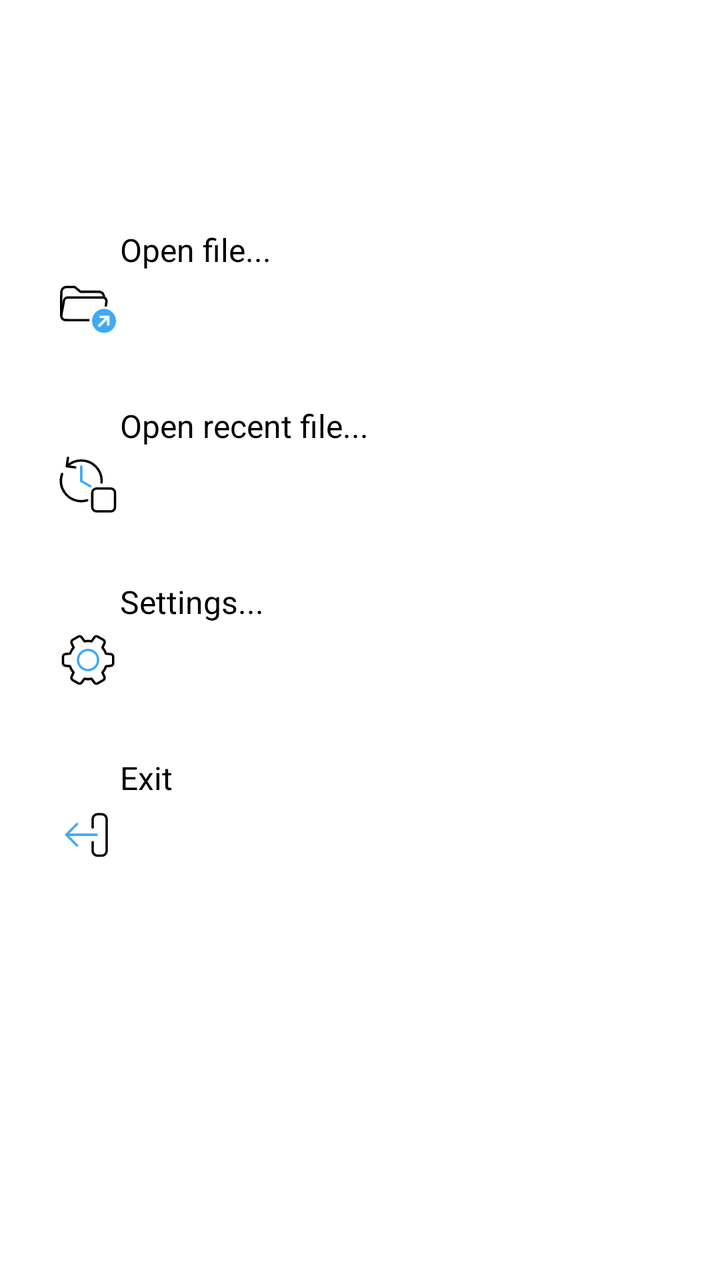
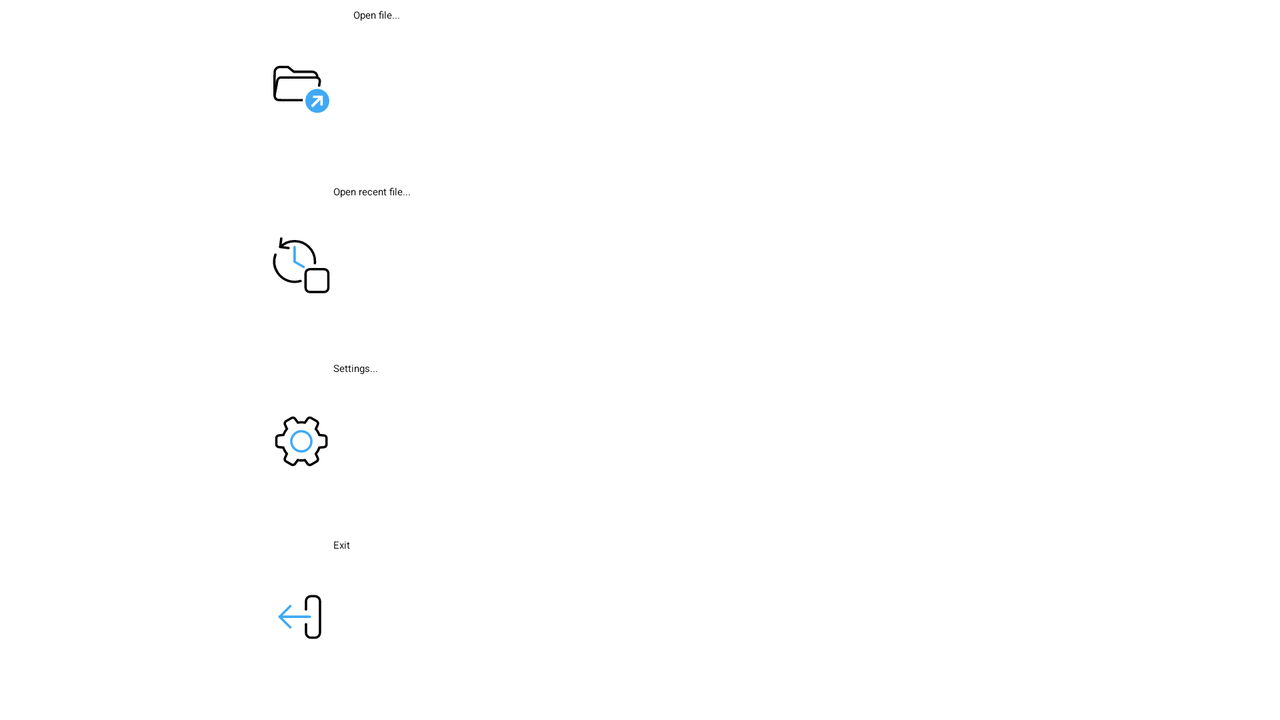

The same Android screen from two of the app's own layout files: first res/layout/ as a phone draws it, then the repository's variant for another configuration, drawn on a device whose configuration selects that folder. Both files follow.
<!-- AndroidManifest.xml: application theme Theme.MyApplication -->
<!-- res/layout/main_activity.xml -->
<?xml version="1.0" encoding="utf-8"?>
<LinearLayout xmlns:android="http://schemas.android.com/apk/res/android"
    xmlns:app="http://schemas.android.com/apk/res-auto"
    xmlns:tools="http://schemas.android.com/tools"
    android:id="@+id/main_ll"
    android:layout_width="match_parent"
    android:layout_height="match_parent"
    android:orientation="vertical"
    tools:context="com.x8192bit.diyeditmobile.MainActivity">

    <ImageView
        android:id="@+id/main_logo_iv"
        android:layout_width="match_parent"
        android:layout_height="wrap_content"
        android:layout_marginStart="10dp"
        android:layout_marginLeft="10dp"
        android:layout_marginTop="10dp"
        android:layout_marginEnd="10dp"
        android:layout_marginRight="10dp"
        android:layout_marginBottom="0dp"
        android:minHeight="100dp"
        android:scaleX="1"
        android:scaleY="1"
        app:srcCompat="@mipmap/ic_launcher_round"
        tools:ignore="ContentDescription" />

    <LinearLayout
        android:id="@+id/main_menu_portrait_ll"
        android:layout_width="match_parent"
        android:layout_height="wrap_content"
        android:orientation="vertical">

        <Button
            android:id="@+id/main_open_file_btn"
            style="@style/Widget.Material3.Button.OutlinedButton"
            android:layout_width="match_parent"
            android:layout_height="wrap_content"
            android:layout_margin="4dp"
            android:layout_weight="1"
            android:drawableLeft="@drawable/openfile"
            android:maxWidth="320dp"
            android:minHeight="80dp"
            android:text="@string/openFileKey"
            android:textSize="16sp"
            app:cornerRadius="10dp"
            app:layout_constraintStart_toStartOf="parent"
            app:layout_constraintTop_toTopOf="parent"
            tools:ignore="VisualLintButtonSize" />

        <Button
            android:id="@+id/main_recent_file_btn"
            style="@style/Widget.Material3.Button.OutlinedButton"
            android:layout_width="match_parent"
            android:layout_height="wrap_content"
            android:layout_margin="4dp"
            android:layout_weight="1"
            android:drawableLeft="@drawable/recentfiles"
            android:maxWidth="320dp"
            android:minHeight="80dp"
            android:text="@string/openRecentFileKey"
            android:textSize="16sp"
            app:cornerRadius="10dp"
            app:layout_constraintStart_toStartOf="parent"
            app:layout_constraintTop_toTopOf="parent"
            tools:ignore="VisualLintButtonSize" />

        <Button
            android:id="@+id/main_settings_btn"
            style="@style/Widget.Material3.Button.OutlinedButton"
            android:layout_width="match_parent"
            android:layout_height="wrap_content"
            android:layout_margin="4dp"
            android:layout_weight="1"
            android:drawableLeft="@drawable/settings"
            android:maxWidth="320dp"
            android:minHeight="80dp"
            android:text="@string/settingsKey"
            android:textSize="16sp"
            app:cornerRadius="10dp"
            app:layout_constraintStart_toStartOf="parent"
            app:layout_constraintTop_toTopOf="parent"
            tools:ignore="VisualLintButtonSize" />

        <Button
            android:id="@+id/main_exit_btn"
            style="@style/Widget.Material3.Button.OutlinedButton"
            android:layout_width="match_parent"
            android:layout_height="wrap_content"
            android:layout_margin="4dp"
            android:layout_weight="1"
            android:drawableLeft="@drawable/exit"
            android:maxWidth="320dp"
            android:minHeight="80dp"
            android:text="@string/exitKey"
            android:textSize="16sp"
            app:cornerRadius="10dp"
            app:layout_constraintStart_toStartOf="parent"
            app:layout_constraintTop_toTopOf="parent"
            tools:ignore="VisualLintButtonSize" />

        <TextView
            android:id="@+id/main_version_tv"
            android:layout_width="match_parent"
            android:layout_height="wrap_content"
            android:gravity="center" />

    </LinearLayout>

</LinearLayout>
<!-- resources referenced by this layout -->
<resources>
  <!-- drawable exit (drawable) -->
  <vector xmlns:android="http://schemas.android.com/apk/res/android"
      android:width="32dp"
      android:height="32dp"
      android:viewportWidth="1080"
      android:viewportHeight="1080">
      <path
          android:fillColor="#00000000"
          android:pathData="M618,395.5V256.9c0,-47 38.1,-85 85,-85h66.9c47,0 85,38.1 85,85v531c0,47 -38.1,85 -85,85h-66.9c-47,0 -85,-38.1 -85,-85V644.3"
          android:strokeWidth="40"
          android:strokeColor="#000000" />
      <path
          android:fillColor="#3FA9F5"
          android:pathData="M354.8,317.2c-5.1,0 -10.2,2 -14.1,5.9L161.1,502.7c-7.8,7.8 -7.8,20.5 0,28.3h0c3.9,3.9 9,5.9 14.1,5.9s10.2,-2 14.1,-5.9l179.6,-179.6c7.8,-7.8 7.8,-20.5 0,-28.3l0,0C365,319.1 359.9,317.2 354.8,317.2L354.8,317.2z" />
      <path
          android:fillColor="#3FA9F5"
          android:pathData="M174.9,499.6c-5.1,0 -10.2,2 -14.1,5.9h0c-7.8,7.8 -7.8,20.5 0,28.3l179.6,179.6c3.9,3.9 9,5.9 14.1,5.9s10.2,-2 14.1,-5.9l0,0c7.8,-7.8 7.8,-20.5 0,-28.3L189,505.5C185.1,501.5 180,499.6 174.9,499.6L174.9,499.6z" />
      <path
          android:fillColor="#3FA9F5"
          android:pathData="M686,499H174c-11.1,0 -20,8.9 -20,20s8.9,20 20,20h512c11.1,0 20,-8.9 20,-20S697,499 686,499L686,499z" />
      <path
          android:fillColor="#FF000000"
          android:pathData="M618,396m-20,0a20,20 0,1 1,40 0a20,20 0,1 1,-40 0" />
      <path
          android:fillColor="#FF000000"
          android:pathData="M618,645m-20,0a20,20 0,1 1,40 0a20,20 0,1 1,-40 0" />
  </vector>
  <!-- drawable openfile: vector/xml drawable (drawable, 3063 chars, omitted) -->
  <!-- drawable recentfiles: vector/xml drawable (drawable, 2683 chars, omitted) -->
  <!-- drawable settings: vector/xml drawable (drawable, 3053 chars, omitted) -->
  <!-- mipmap ic_launcher_round: png bitmap (mipmap-hdpi, 8388 bytes) -->
  <string name="exitKey">Exit</string>
  <string name="openFileKey">Open file...</string>
  <string name="openRecentFileKey">Open recent file...</string>
  <string name="settingsKey">Settings...</string>
</resources>
<!-- res/layout-land/main_activity.xml (the repository's variant of the layout above) -->
<!-- drawn on the phone turned sideways -->
<?xml version="1.0" encoding="utf-8"?>
<LinearLayout xmlns:android="http://schemas.android.com/apk/res/android"
    xmlns:app="http://schemas.android.com/apk/res-auto"
    xmlns:tools="http://schemas.android.com/tools"
    android:id="@+id/main_ll"
    android:layout_width="match_parent"
    android:layout_height="match_parent"
    tools:context="com.x8192bit.diyeditmobile.MainActivity">

    <ImageView
        android:id="@+id/main_logo_iv"
        android:layout_width="match_parent"
        android:layout_height="wrap_content"
        android:layout_gravity="top"
        android:layout_weight="5"
        android:foregroundGravity="top"
        android:importantForAccessibility="no"
        android:scaleX="1"
        android:scaleY="1"
        app:srcCompat="@mipmap/ic_launcher_foreground"
        app:tintMode="add" />

    <LinearLayout
        android:id="@+id/main_menu_landscape_ll"
        android:layout_width="match_parent"
        android:layout_height="match_parent"
        android:layout_weight="1"
        android:orientation="vertical">

        <Button
            android:id="@+id/main_open_file_btn"
            style="@style/Widget.Material3.Button.OutlinedButton"
            android:layout_width="match_parent"
            android:layout_height="match_parent"
            android:layout_margin="4dp"
            android:layout_weight="1"
            android:drawableLeft="@drawable/openfile"
            android:drawablePadding="10dp"
            android:maxWidth="320dp"
            android:text="@string/openFileKey"
            app:cornerRadius="10dp"
            app:layout_constraintStart_toStartOf="parent"
            app:layout_constraintTop_toTopOf="parent"
            tools:ignore="VisualLintButtonSize" />

        <Button
            android:id="@+id/main_recent_file_btn"
            style="@style/Widget.Material3.Button.OutlinedButton"
            android:layout_width="match_parent"
            android:layout_height="match_parent"
            android:layout_margin="4dp"
            android:layout_weight="1"
            android:drawableLeft="@drawable/recentfiles"
            android:maxWidth="320dp"
            android:text="@string/openRecentFileKey"
            app:cornerRadius="10dp"
            app:layout_constraintStart_toStartOf="parent"
            app:layout_constraintTop_toTopOf="parent"
            tools:ignore="VisualLintButtonSize" />

        <Button
            android:id="@+id/main_settings_btn"
            style="@style/Widget.Material3.Button.OutlinedButton"
            android:layout_width="match_parent"
            android:layout_height="match_parent"
            android:layout_margin="4dp"
            android:layout_weight="1"
            android:drawableLeft="@drawable/settings"
            android:maxWidth="320dp"
            android:text="@string/settingsKey"
            app:cornerRadius="10dp"
            app:layout_constraintStart_toStartOf="parent"
            app:layout_constraintTop_toTopOf="parent"
            tools:ignore="VisualLintButtonSize" />

        <Button
            android:id="@+id/main_exit_btn"
            style="@style/Widget.Material3.Button.OutlinedButton"
            android:layout_width="match_parent"
            android:layout_height="match_parent"
            android:layout_margin="4dp"
            android:layout_weight="1"
            android:drawableLeft="@drawable/exit"
            android:maxWidth="320dp"
            android:text="@string/exitKey"
            app:cornerRadius="10dp"
            app:layout_constraintStart_toStartOf="parent"
            app:layout_constraintTop_toTopOf="parent"
            tools:ignore="VisualLintButtonSize" />

        <TextView
            android:id="@+id/main_version_tv"
            android:layout_width="match_parent"
            android:layout_height="wrap_content"
            android:layout_weight="0"
            android:gravity="center" />

    </LinearLayout>

</LinearLayout>
<!-- resources referenced by the variant -->
<!-- as the phone turned sideways resolves them -->
<resources>
  <!-- drawable exit (drawable) -->
  <vector xmlns:android="http://schemas.android.com/apk/res/android"
      android:width="32dp"
      android:height="32dp"
      android:viewportWidth="1080"
      android:viewportHeight="1080">
      <path
          android:fillColor="#00000000"
          android:pathData="M618,395.5V256.9c0,-47 38.1,-85 85,-85h66.9c47,0 85,38.1 85,85v531c0,47 -38.1,85 -85,85h-66.9c-47,0 -85,-38.1 -85,-85V644.3"
          android:strokeWidth="40"
          android:strokeColor="#000000" />
      <path
          android:fillColor="#3FA9F5"
          android:pathData="M354.8,317.2c-5.1,0 -10.2,2 -14.1,5.9L161.1,502.7c-7.8,7.8 -7.8,20.5 0,28.3h0c3.9,3.9 9,5.9 14.1,5.9s10.2,-2 14.1,-5.9l179.6,-179.6c7.8,-7.8 7.8,-20.5 0,-28.3l0,0C365,319.1 359.9,317.2 354.8,317.2L354.8,317.2z" />
      <path
          android:fillColor="#3FA9F5"
          android:pathData="M174.9,499.6c-5.1,0 -10.2,2 -14.1,5.9h0c-7.8,7.8 -7.8,20.5 0,28.3l179.6,179.6c3.9,3.9 9,5.9 14.1,5.9s10.2,-2 14.1,-5.9l0,0c7.8,-7.8 7.8,-20.5 0,-28.3L189,505.5C185.1,501.5 180,499.6 174.9,499.6L174.9,499.6z" />
      <path
          android:fillColor="#3FA9F5"
          android:pathData="M686,499H174c-11.1,0 -20,8.9 -20,20s8.9,20 20,20h512c11.1,0 20,-8.9 20,-20S697,499 686,499L686,499z" />
      <path
          android:fillColor="#FF000000"
          android:pathData="M618,396m-20,0a20,20 0,1 1,40 0a20,20 0,1 1,-40 0" />
      <path
          android:fillColor="#FF000000"
          android:pathData="M618,645m-20,0a20,20 0,1 1,40 0a20,20 0,1 1,-40 0" />
  </vector>
  <!-- drawable openfile: vector/xml drawable (drawable, 3063 chars, omitted) -->
  <!-- drawable recentfiles: vector/xml drawable (drawable, 2683 chars, omitted) -->
  <!-- drawable settings: vector/xml drawable (drawable, 3053 chars, omitted) -->
  <!-- mipmap ic_launcher_foreground: png bitmap (mipmap-hdpi, 10814 bytes) -->
  <string name="exitKey">Exit</string>
  <string name="openFileKey">Open file...</string>
  <string name="openRecentFileKey">Open recent file...</string>
  <string name="settingsKey">Settings...</string>
</resources>
